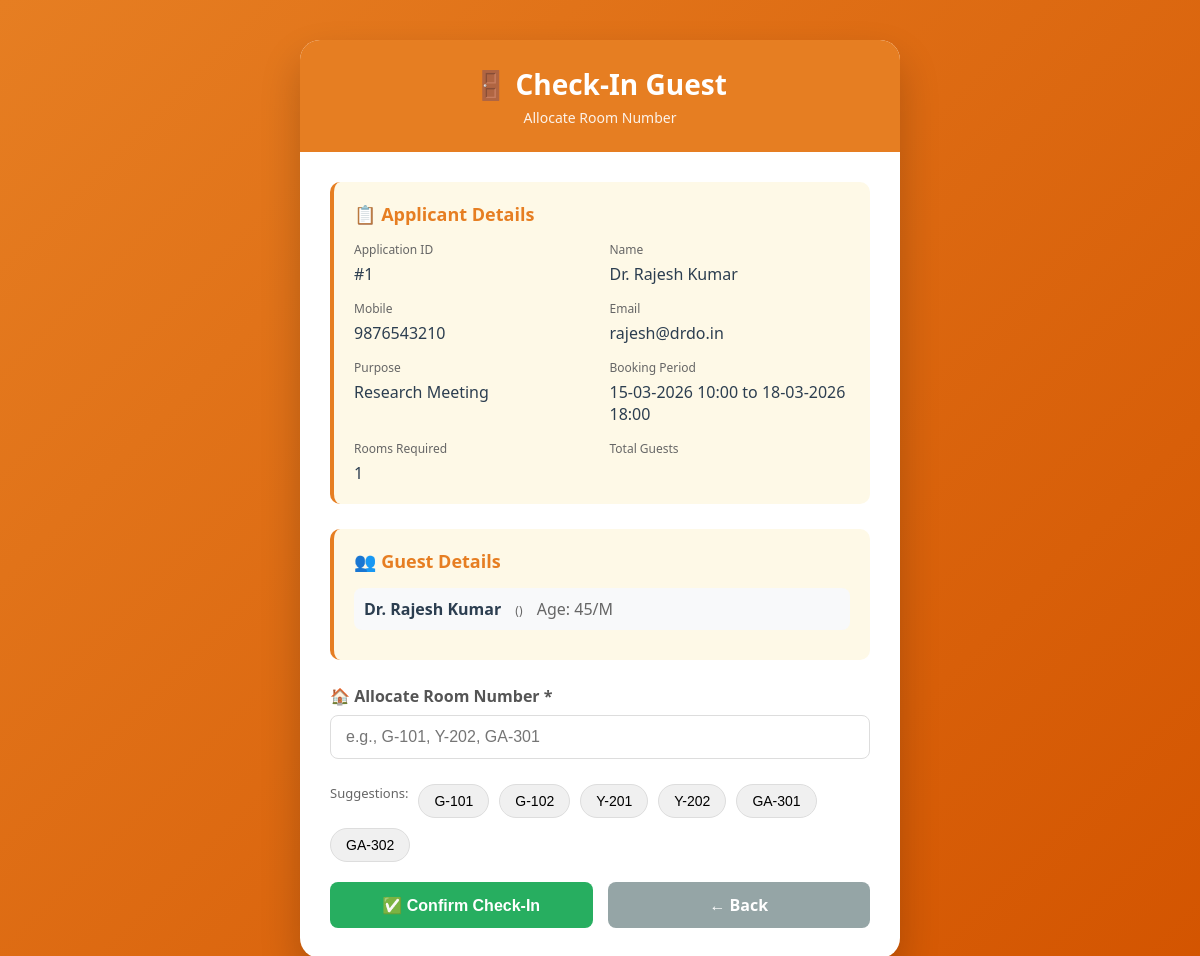
Page /warden-check-in/1 (signed in) on the committed database.
### tables this page shows
CREATE TABLE applications (
            app_id INTEGER PRIMARY KEY AUTOINCREMENT,
            applicant_name TEXT NOT NULL,
            designation TEXT,
            applicant_type TEXT,
            mobile TEXT,
            email TEXT,
            purpose TEXT,
            referred_by TEXT,
            remarks TEXT,
            guest_details TEXT DEFAULT '[]',
            from_date TEXT,
            to_date TEXT,
            rooms_required INTEGER DEFAULT 1,
            messing_required TEXT DEFAULT 'No',
            billing_person TEXT,
            signature TEXT,
            status TEXT DEFAULT 'Pending',
            submitted_date TIMESTAMP DEFAULT CURRENT_TIMESTAMP,
            approved_by TEXT,
            approved_date TIMESTAMP
        , check_in_date TIMESTAMP, check_out_date TIMESTAMP, room_status TEXT DEFAULT 'Booked', allocated_room TEXT, rejection_reason TEXT);

### app.py (the view, shortened to what this page needs)
@app.route('/warden-check-in/<int:app_id>', methods=['GET', 'POST'])
def warden_check_in_route(app_id):
    if not session.get('warden_logged_in'):
        flash('Please login first!', 'error')
        return redirect(url_for('warden_login'))
    application = get_application_by_id(app_id)
    return render_template('warden_check_in.html', application=application)

### database.py (called while the page is built)
def get_db_connection():
    if USE_POSTGRES:
        conn = psycopg2.connect(os.environ.get('DATABASE_URL'))
        return conn
    else:
        if os.environ.get('RENDER'):
            db_path = '/tmp/hostel_booking.db'
        else:
            db_path = 'hostel_booking.db'
        conn = sqlite3.connect(db_path)
        conn.row_factory = sqlite3.Row
        return conn

### templates/warden_check_in.html (shortened to what this page needs)
<!DOCTYPE html>
<html lang="en">
<head>
</head>
<body>
    <div class="container">
        <div class="header">
            <h1>🚪 Check-In Guest</h1>
            <p>Allocate Room Number</p>
        </div>
        <div class="content">
            <div class="info-section">
                <h3>📋 Applicant Details</h3>
                <div class="info-grid">
                    <div class="info-item">
                        <span class="info-label">Application ID</span>
                        <span class="info-value">#{{ application.app_id }}</span>
                    </div>
                    <div class="info-item">
                        <span class="info-label">Name</span>
                        <span class="info-value">{{ application.applicant_name }}</span>
                    </div>
                    <div class="info-item">
                        <span class="info-label">Mobile</span>
                        <span class="info-value">{{ application.mobile }}</span>
                    </div>
                    <div class="info-item">
                        <span class="info-label">Email</span>
                        <span class="info-value">{{ application.email }}</span>
                    </div>
                    <div class="info-item">
                        <span class="info-label">Purpose</span>
                        <span class="info-value">{{ application.purpose }}</span>
                    </div>
                    <div class="info-item">
                        <span class="info-label">Booking Period</span>
                        <span class="info-value">{{ application.from_date }} to {{ application.to_date }}</span>
                    </div>
                    <div class="info-item">
                        <span class="info-label">Rooms Required</span>
                        <span class="info-value">{{ application.rooms_required }}</span>
                    </div>
                    <div class="info-item">
                        <span class="info-label">Total Guests</span>
                    </div>
                </div>
            </div>
            {% if application.guest_details %}
            <div class="info-section">
                <h3>👥 Guest Details</h3>
                <div class="guest-list">
                    {% for guest in application.guest_details %}
                        <div class="guest-item">
                            <span class="guest-name">{{ guest.name }}</span>
                            <span class="guest-type">({{ guest.guest_type }})</span>
                            <span style="color: #666; margin-left: 10px;">Age: {{ guest.age_sex }}</span>
                        </div>
                    {% endfor %}
                </div>
            </div>
            {% endif %}
            <form method="POST">
                <div class="form-group">
                    <label>🏠 Allocate Room Number *</label>
                    <input type="text" id="room_number" name="room_number" placeholder="e.g., G-101, Y-202, GA-301" required>
                </div>
                <div class="room-suggestions">
                    <span style="color: #666; font-size: 13px;">Suggestions:</span>
                    <button type="button" class="suggestion-btn" onclick="setRoomNumber('G-101')">G-101</button>
                    <button type="button" class="suggestion-btn" onclick="setRoomNumber('G-102')">G-102</button>
                    <button type="button" class="suggestion-btn" onclick="setRoomNumber('Y-201')">Y-201</button>
                    <button type="button" class="suggestion-btn" onclick="setRoomNumber('Y-202')">Y-202</button>
                    <button type="button" class="suggestion-btn" onclick="setRoomNumber('GA-301')">GA-301</button>
                    <button type="button" class="suggestion-btn" onclick="setRoomNumber('GA-302')">GA-302</button>
                </div>
                <div class="button-group">
                    <button type="submit" class="btn-checkin">✅ Confirm Check-In</button>
                    <a href="{{ url_for('warden_dashboard') }}" class="btn-back">← Back</a>
                </div>
            </form>
        </div>
    </div>
</body>
</html>

### templates/warden_check_in.html (style rules this page uses)
* { margin: 0; padding: 0; box-sizing: border-box; }
body { font-family: 'Segoe UI', Tahoma, Geneva, Verdana, sans-serif; background: linear-gradient(135deg, #e67e22 0%, #d35400 100%); min-height: 100vh; padding: 40px; }
.container { max-width: 600px; margin: 0 auto; background: white; border-radius: 20px; box-shadow: 0 20px 40px rgba(0,0,0,0.2); overflow: hidden; }
.header { background: #e67e22; color: white; padding: 25px; text-align: center; }
.header h1 { font-size: 28px; margin-bottom: 5px; }
.header p { font-size: 14px; opacity: 0.9; }
.content { padding: 30px; }
.info-section { background: #fef9e7; border-radius: 10px; padding: 20px; margin-bottom: 25px; border-left: 4px solid #e67e22; }
.info-section h3 { color: #e67e22; margin-bottom: 15px; font-size: 18px; }
.info-grid { display: grid; grid-template-columns: repeat(2, 1fr); gap: 15px; }
.info-item { display: flex; flex-direction: column; }
.info-label { font-size: 12px; color: #666; margin-bottom: 5px; }
.info-value { font-size: 16px; font-weight: 500; color: #2c3e50; }
.form-group { margin-bottom: 25px; }
label { display: block; margin-bottom: 8px; color: #555; font-weight: bold; }
input[type="text"] { width: 100%; padding: 12px 15px; border: 1px solid #ddd; border-radius: 8px; font-size: 16px; transition: border 0.3s; }
.room-suggestions { display: flex; gap: 10px; flex-wrap: wrap; margin-top: 10px; }
.suggestion-btn { background: #f0f0f0; border: 1px solid #ddd; padding: 8px 15px; border-radius: 20px; cursor: pointer; font-size: 14px; transition: all 0.3s; }
.button-group { display: flex; gap: 15px; margin-top: 20px; }
.btn-checkin { flex: 1; background: #27ae60; color: white; padding: 12px; border: none; border-radius: 8px; font-size: 16px; font-weight: bold; cursor: pointer; transition: background 0.3s; }
.btn-back { flex: 1; background: #95a5a6; color: white; padding: 12px; border: none; border-radius: 8px; font-size: 16px; font-weight: bold; cursor: pointer; text-decoration: none; text-align: center; display: inline-block; transition: background 0.3s; }
.guest-list { margin-top: 15px; }
.guest-item { background: #f8f9fa; padding: 10px; border-radius: 8px; margin-bottom: 10px; }
.guest-name { font-weight: bold; color: #2c3e50; }
.guest-type { font-size: 12px; color: #666; margin-left: 10px; }

### rows in the picture
applications: app_id "1", applicant_name "Dr. Rajesh Kumar", mobile "9876543210", email "rajesh@drdo.in", purpose "Research Meeting", from_date "15-03-2026 10:00", to_date "18-03-2026 18:00", rooms_required "1", name "Dr. Rajesh Kumar", age_sex "45/M"
